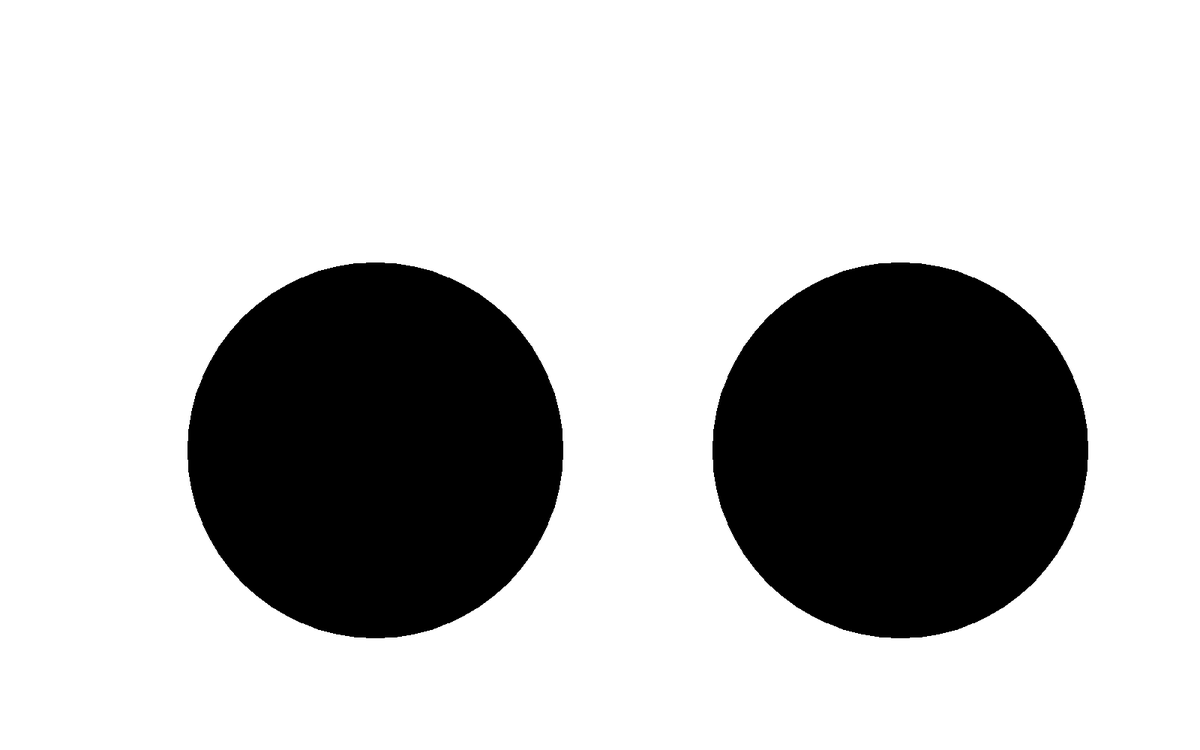
Frame 1 (no input)
Frame 2 (the mouse pressed at the canvas centre, redrawn once): identical to frame 1, image omitted

The Processing sketch that drew this single still picture (run headless with seeded random() and noise(); the mouse was pressed at the canvas centre and the sketch redrawn once):

// Processing sketch: Anti_Alias
// ── Anti_Alias.pde
void setup() {
  size(1600, 1000);  // Huge canvas for clarity
  noSmooth();
  noLoop();
}

void draw() {
  background(255);
  textSize(64);  // Extra large text for readability
  
  // Without anti-aliasing
  //
  fill(0);
  ellipse(500, 600, 500, 500);  // Super large circle
  
  // With anti-aliasing
  ellipse(1200, 600, 500, 500);  // Super large circle
}
